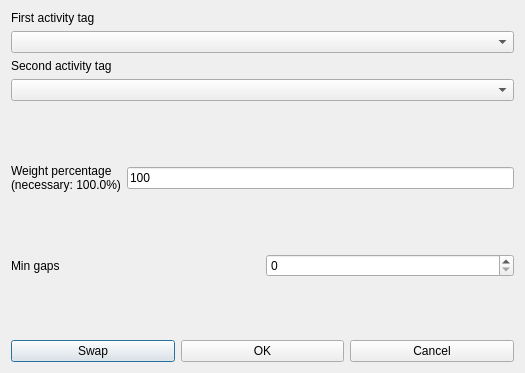
<?xml version="1.0" encoding="UTF-8"?>
<ui version="4.0">
 <class>ModifyConstraintStudentsMinGapsBetweenOrderedPairOfActivityTagsPerRealDayForm_template</class>
 <widget class="QDialog" name="ModifyConstraintStudentsMinGapsBetweenOrderedPairOfActivityTagsPerRealDayForm_template">
  <property name="geometry">
   <rect>
    <x>0</x>
    <y>0</y>
    <width>525</width>
    <height>373</height>
   </rect>
  </property>
  <property name="windowTitle">
   <string extracomment="This is the title of the dialog to modify a constraint of this type">Modify students min gaps between ordered pair of activity tags per real day</string>
  </property>
  <layout class="QVBoxLayout" name="verticalLayout_2">
   <item>
    <layout class="QVBoxLayout" name="verticalLayout">
     <item>
      <widget class="QLabel" name="firstActivityTagTextLabel">
       <property name="frameShape">
        <enum>QFrame::NoFrame</enum>
       </property>
       <property name="frameShadow">
        <enum>QFrame::Plain</enum>
       </property>
       <property name="text">
        <string>First activity tag</string>
       </property>
       <property name="wordWrap">
        <bool>false</bool>
       </property>
      </widget>
     </item>
     <item>
      <widget class="QComboBox" name="firstActivityTagComboBox">
       <property name="editable">
        <bool>false</bool>
       </property>
       <property name="insertPolicy">
        <enum>QComboBox::NoInsert</enum>
       </property>
       <property name="duplicatesEnabled">
        <bool>false</bool>
       </property>
      </widget>
     </item>
     <item>
      <widget class="QLabel" name="secondActivityTagTextLabel">
       <property name="frameShape">
        <enum>QFrame::NoFrame</enum>
       </property>
       <property name="frameShadow">
        <enum>QFrame::Plain</enum>
       </property>
       <property name="text">
        <string>Second activity tag</string>
       </property>
       <property name="wordWrap">
        <bool>false</bool>
       </property>
      </widget>
     </item>
     <item>
      <widget class="QComboBox" name="secondActivityTagComboBox">
       <property name="editable">
        <bool>false</bool>
       </property>
       <property name="insertPolicy">
        <enum>QComboBox::NoInsert</enum>
       </property>
       <property name="duplicatesEnabled">
        <bool>false</bool>
       </property>
      </widget>
     </item>
    </layout>
   </item>
   <item>
    <spacer name="spacer6">
     <property name="orientation">
      <enum>Qt::Vertical</enum>
     </property>
     <property name="sizeType">
      <enum>QSizePolicy::Expanding</enum>
     </property>
     <property name="sizeHint" stdset="0">
      <size>
       <width>20</width>
       <height>20</height>
      </size>
     </property>
    </spacer>
   </item>
   <item>
    <layout class="QHBoxLayout" name="horizontalLayout_2">
     <item>
      <widget class="QLabel" name="weightTextLabel">
       <property name="frameShape">
        <enum>QFrame::NoFrame</enum>
       </property>
       <property name="frameShadow">
        <enum>QFrame::Plain</enum>
       </property>
       <property name="text">
        <string>Weight percentage
(necessary: 100.0%)</string>
       </property>
       <property name="wordWrap">
        <bool>false</bool>
       </property>
      </widget>
     </item>
     <item>
      <widget class="QLineEdit" name="weightLineEdit">
       <property name="text">
        <string notr="true">100</string>
       </property>
      </widget>
     </item>
    </layout>
   </item>
   <item>
    <spacer name="verticalSpacer">
     <property name="orientation">
      <enum>Qt::Vertical</enum>
     </property>
     <property name="sizeHint" stdset="0">
      <size>
       <width>20</width>
       <height>25</height>
      </size>
     </property>
    </spacer>
   </item>
   <item>
    <layout class="QHBoxLayout" name="horizontalLayout">
     <item>
      <widget class="QLabel" name="minGapsTextLabel">
       <property name="frameShape">
        <enum>QFrame::NoFrame</enum>
       </property>
       <property name="frameShadow">
        <enum>QFrame::Plain</enum>
       </property>
       <property name="text">
        <string>Min gaps</string>
       </property>
       <property name="wordWrap">
        <bool>false</bool>
       </property>
      </widget>
     </item>
     <item>
      <widget class="QSpinBox" name="minGapsSpinBox"/>
     </item>
    </layout>
   </item>
   <item>
    <spacer name="verticalSpacer_2">
     <property name="orientation">
      <enum>Qt::Vertical</enum>
     </property>
     <property name="sizeHint" stdset="0">
      <size>
       <width>20</width>
       <height>26</height>
      </size>
     </property>
    </spacer>
   </item>
   <item>
    <layout class="QHBoxLayout">
     <item>
      <widget class="QPushButton" name="swapPushButton">
       <property name="text">
        <string comment="Interchange (swap) the two selected activity tags in the dialog">Swap</string>
       </property>
      </widget>
     </item>
     <item>
      <widget class="QPushButton" name="okPushButton">
       <property name="text">
        <string>OK</string>
       </property>
      </widget>
     </item>
     <item>
      <widget class="QPushButton" name="cancelPushButton">
       <property name="text">
        <string>Cancel</string>
       </property>
      </widget>
     </item>
    </layout>
   </item>
  </layout>
 </widget>
 <layoutdefault spacing="6" margin="11"/>
 <resources/>
 <connections/>
</ui>
